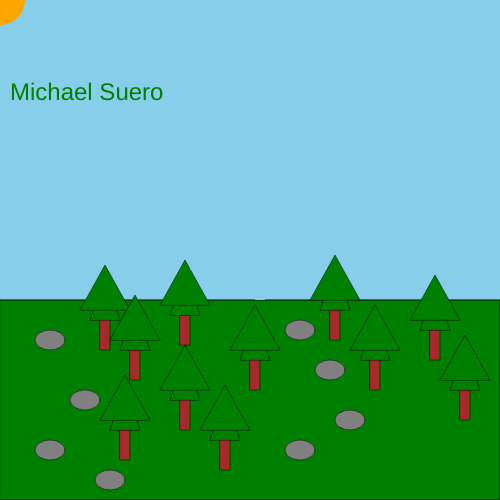
Frame 1 (no input)
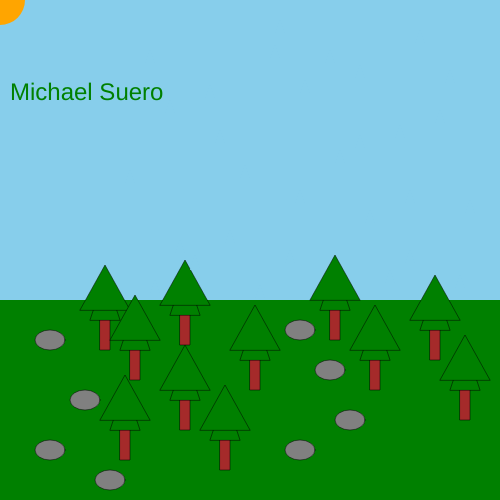
Frame 60 (no input)
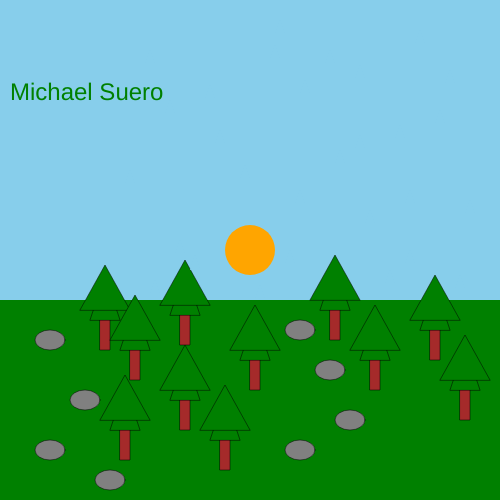
Frame 120 (the mouse pressed at the canvas centre since frame 60)

The p5.js sketch that drew these frames (run headless with seeded random() and noise() and a simulated clock; from frame 60 on, the mouse is pressed at the canvas centre):

// p5.js sketch
// ── sketch.js

//Michael Suero.               Title : Night and Day.               
//This sketch is a landscape of a forest. It is ment to explore the concept of nigth and day.
// Intructions: Click the mouse to change from day to night and vice versa. The circle will change color as well.

function drawtree(x,y){
   fill('brown');
rect(x, y, 10, 40);
fill('green');
triangle(x - 10, y + 10, x + 5, y - 35, x + 20, y + 10);
  triangle(x - 20, y, x + 5, y - 45, x + 30, y);
}
  function drawrock(x,y){
  fill('gray');
  ellipse(x, y, 30, 20);
  }
function drawStar(x,y){
  strokeWeight(0.0);
  fill(starcolor);
  triangle(x, y - 10, x - 5, y + 5, x + 5, y + 5) ;

}
function setup() {
  createCanvas(500, 500);
  
  skycolor = ('skyblue');
  circleColor = ('orange');
  starcolor = ('skyblue');
}

function draw() {
  background(skycolor);

  textSize(24);
fill('green');
  text("Michael Suero", 10,100);

  fill('green')
  rect(0,300,500,200);
strokeWeight(.5);

drawtree(220,430);
drawtree(330,300);
drawtree(430,320);
drawtree(100,310);
drawtree(180,390);
drawtree(120,420);
drawtree(180,305);
drawtree(250,350);
drawtree(130,340);
drawtree(370,350);
drawtree(460,380);

drawrock(50,450);
drawrock(110,480);
drawrock(85,400);
drawrock(50,340);
drawrock(300,450);
drawrock(350,420);
drawrock(330,370);
drawrock(300,330);

drawStar(150, 60);
drawStar(220, 140);
drawStar(305, 90);
drawStar(410, 200);
drawStar(360, 75);
drawStar(180, 250);
drawStar(260, 295);
drawStar(440, 120);
drawStar(390, 280);
drawStar(130, 180);
drawStar(275, 55);
drawStar(460, 285);
drawStar(340, 160);
drawStar(210, 95);
drawStar(370, 220);
drawStar(290, 260);
drawStar(420, 40);
drawStar(155, 290);
drawStar(245, 175);
drawStar(400, 135);
drawStar(330, 60);
drawStar(470, 210);
drawStar(195, 265);
drawStar(360, 145);
drawStar(280, 30);
drawStar(410, 260);
drawStar(170, 110);
drawStar(300, 200);
drawStar(450, 80);
drawStar(230, 240);



fill(circleColor);
 circle(mouseX, mouseY, 50);

 keyPressed = function() {
  if (skycolor === 'skyblue') {
    skycolor = [8, 21, 37]; // Using an array to represent RGB values
    circleColor = [255, 255, 246]; // Using an array to represent RGB values
starcolor = 'yellow';
  } else {
    skycolor = 'skyblue';
    circleColor = 'orange';
starcolor = 'skyblue';
  }

 }}
